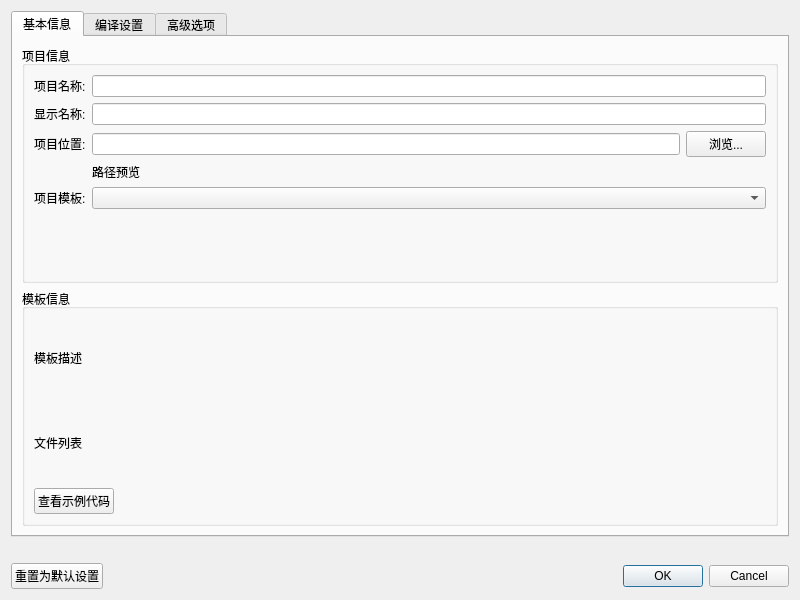
<?xml version="1.0" encoding="UTF-8"?>
<ui version="4.0">
 <class>ProjectCreationDialog</class>
 <widget class="QDialog" name="ProjectCreationDialog">
  <property name="geometry">
   <rect>
    <x>0</x>
    <y>0</y>
    <width>800</width>
    <height>600</height>
   </rect>
  </property>
  <property name="windowTitle">
   <string>创建新项目</string>
  </property>
  <layout class="QVBoxLayout" name="verticalLayout">
   <item>
    <widget class="QTabWidget" name="tabWidget">
     <property name="currentIndex">
      <number>0</number>
     </property>
     <widget class="QWidget" name="basicTab">
      <attribute name="title">
       <string>基本信息</string>
      </attribute>
      <layout class="QVBoxLayout" name="verticalLayout_2">
       <item>
        <widget class="QGroupBox" name="projectInfoGroupBox">
         <property name="title">
          <string>项目信息</string>
         </property>
         <layout class="QFormLayout" name="formLayout">
          <item row="0" column="0">
           <widget class="QLabel" name="projectNameLabel">
            <property name="text">
             <string>项目名称:</string>
            </property>
           </widget>
          </item>
          <item row="0" column="1">
           <layout class="QHBoxLayout" name="horizontalLayout">
            <item>
             <widget class="QLineEdit" name="projectNameLineEdit"/>
            </item>
           </layout>
          </item>
          <item row="1" column="0">
           <widget class="QLabel" name="displayNameLabel">
            <property name="text">
             <string>显示名称:</string>
            </property>
           </widget>
          </item>
          <item row="1" column="1">
           <widget class="QLineEdit" name="displayNameLineEdit"/>
          </item>
          <item row="2" column="0">
           <widget class="QLabel" name="locationLabel">
            <property name="text">
             <string>项目位置:</string>
            </property>
           </widget>
          </item>
          <item row="2" column="1">
           <layout class="QHBoxLayout" name="horizontalLayout_2">
            <item>
             <widget class="QLineEdit" name="locationLineEdit"/>
            </item>
            <item>
             <widget class="QPushButton" name="browseButton">
              <property name="text">
               <string>浏览...</string>
              </property>
             </widget>
            </item>
           </layout>
          </item>
          <item row="3" column="1">
           <widget class="QLabel" name="pathPreviewLabel">
            <property name="text">
             <string>路径预览</string>
            </property>
            <property name="wordWrap">
             <bool>true</bool>
            </property>
           </widget>
          </item>
          <item row="4" column="0">
           <widget class="QLabel" name="templateLabel">
            <property name="text">
             <string>项目模板:</string>
            </property>
           </widget>
          </item>
          <item row="4" column="1">
           <widget class="QComboBox" name="templateComboBox"/>
          </item>
         </layout>
        </widget>
       </item>
       <item>
        <widget class="QGroupBox" name="templateInfoGroupBox">
         <property name="title">
          <string>模板信息</string>
         </property>
         <layout class="QVBoxLayout" name="verticalLayout_3">
          <item>
           <widget class="QLabel" name="templateDescriptionLabel">
            <property name="text">
             <string>模板描述</string>
            </property>
            <property name="wordWrap">
             <bool>true</bool>
            </property>
           </widget>
          </item>
          <item>
           <widget class="QLabel" name="templateFilesLabel">
            <property name="text">
             <string>文件列表</string>
            </property>
            <property name="wordWrap">
             <bool>true</bool>
            </property>
           </widget>
          </item>
          <item>
           <layout class="QHBoxLayout" name="horizontalLayout_3">
            <item>
             <widget class="QPushButton" name="exampleCodeButton">
              <property name="text">
               <string>查看示例代码</string>
              </property>
             </widget>
            </item>
            <item>
             <spacer name="horizontalSpacer">
              <property name="orientation">
               <enum>Qt::Horizontal</enum>
              </property>
              <property name="sizeHint" stdset="0">
               <size>
                <width>40</width>
                <height>20</height>
               </size>
              </property>
             </spacer>
            </item>
           </layout>
          </item>
         </layout>
        </widget>
       </item>
      </layout>
     </widget>
     <widget class="QWidget" name="compileTab">
      <attribute name="title">
       <string>编译设置</string>
      </attribute>
      <layout class="QVBoxLayout" name="verticalLayout_4">
       <item>
        <widget class="QGroupBox" name="compileModeGroupBox">
         <property name="title">
          <string>编译模式</string>
         </property>
         <layout class="QVBoxLayout" name="verticalLayout_5">
          <item>
           <widget class="QRadioButton" name="simpleModeRadioButton">
            <property name="text">
             <string>简单模式 (推荐初学者使用，自动配置最佳编译选项)</string>
            </property>
            <property name="checked">
             <bool>true</bool>
            </property>
           </widget>
          </item>
          <item>
           <widget class="QRadioButton" name="advancedModeRadioButton">
            <property name="text">
             <string>高级模式 (允许自定义所有编译选项，适合有经验的学习者)</string>
            </property>
           </widget>
          </item>
         </layout>
        </widget>
       </item>
       <item>
        <widget class="QGroupBox" name="advancedConfigGroupBox">
         <property name="title">
          <string>高级编译配置</string>
         </property>
         <property name="checkable">
          <bool>false</bool>
         </property>
         <layout class="QFormLayout" name="formLayout_2">
          <item row="0" column="0">
           <widget class="QLabel" name="compilerLabel">
            <property name="text">
             <string>编译器:</string>
            </property>
           </widget>
          </item>
          <item row="0" column="1">
           <widget class="QComboBox" name="compilerComboBox"/>
          </item>
          <item row="1" column="0">
           <widget class="QLabel" name="cppStandardLabel">
            <property name="text">
             <string>C++标准:</string>
            </property>
           </widget>
          </item>
          <item row="1" column="1">
           <widget class="QComboBox" name="cppStandardComboBox"/>
          </item>
          <item row="2" column="0">
           <widget class="QLabel" name="optimizationLabel">
            <property name="text">
             <string>优化级别:</string>
            </property>
           </widget>
          </item>
          <item row="2" column="1">
           <widget class="QComboBox" name="optimizationComboBox"/>
          </item>
          <item row="3" column="0">
           <widget class="QLabel" name="warningLevelLabel">
            <property name="text">
             <string>警告级别:</string>
            </property>
           </widget>
          </item>
          <item row="3" column="1">
           <widget class="QComboBox" name="warningLevelComboBox"/>
          </item>
          <item row="4" column="0">
           <widget class="QLabel" name="debugInfoLabel">
            <property name="text">
             <string>调试信息:</string>
            </property>
           </widget>
          </item>
          <item row="4" column="1">
           <widget class="QCheckBox" name="debugInfoCheckBox">
            <property name="text">
             <string>包含调试信息 (便于调试程序)</string>
            </property>
            <property name="checked">
             <bool>true</bool>
            </property>
           </widget>
          </item>
         </layout>
        </widget>
       </item>
       <item>
        <widget class="QPushButton" name="advancedConfigButton">
         <property name="text">
          <string>更多高级配置...</string>
         </property>
        </widget>
       </item>
       <item>
        <spacer name="verticalSpacer">
         <property name="orientation">
          <enum>Qt::Vertical</enum>
         </property>
         <property name="sizeHint" stdset="0">
          <size>
           <width>20</width>
           <height>40</height>
          </size>
         </property>
        </spacer>
       </item>
      </layout>
     </widget>
     <widget class="QWidget" name="optionsTab">
      <attribute name="title">
       <string>高级选项</string>
      </attribute>
      <layout class="QVBoxLayout" name="verticalLayout_6">
       <item>
        <widget class="QGroupBox" name="advancedOptionsGroupBox">
         <property name="title">
          <string>项目选项</string>
         </property>
         <layout class="QVBoxLayout" name="verticalLayout_7">
          <item>
           <widget class="QCheckBox" name="autoOpenCheckBox">
            <property name="text">
             <string>创建后自动打开项目</string>
            </property>
            <property name="checked">
             <bool>true</bool>
            </property>
           </widget>
          </item>
          <item>
           <widget class="QCheckBox" name="createGitRepoCheckBox">
            <property name="text">
             <string>创建Git仓库 (需要安装Git)</string>
            </property>
           </widget>
          </item>
          <item>
           <widget class="QCheckBox" name="gitIgnoreCheckBox">
            <property name="text">
             <string>添加.gitignore文件 (忽略编译输出等文件)</string>
            </property>
            <property name="checked">
             <bool>true</bool>
            </property>
           </widget>
          </item>
         </layout>
        </widget>
       </item>
       <item>
        <spacer name="verticalSpacer_2">
         <property name="orientation">
          <enum>Qt::Vertical</enum>
         </property>
         <property name="sizeHint" stdset="0">
          <size>
           <width>20</width>
           <height>40</height>
          </size>
         </property>
        </spacer>
       </item>
      </layout>
     </widget>
    </widget>
   </item>
   <item>
    <widget class="QLabel" name="projectNameErrorLabel">
     <property name="text">
      <string/>
     </property>
     <property name="styleSheet">
      <string notr="true">color: red;</string>
     </property>
     <property name="visible">
      <bool>false</bool>
     </property>
    </widget>
   </item>
   <item>
    <layout class="QHBoxLayout" name="horizontalLayout_4">
     <item>
      <widget class="QPushButton" name="resetButton">
       <property name="text">
        <string>重置为默认设置</string>
       </property>
      </widget>
     </item>
     <item>
      <spacer name="horizontalSpacer_2">
       <property name="orientation">
        <enum>Qt::Horizontal</enum>
       </property>
       <property name="sizeHint" stdset="0">
        <size>
         <width>40</width>
         <height>20</height>
        </size>
       </property>
      </spacer>
     </item>
     <item>
      <widget class="QDialogButtonBox" name="buttonBox">
       <property name="orientation">
        <enum>Qt::Horizontal</enum>
       </property>
       <property name="standardButtons">
        <set>QDialogButtonBox::Cancel|QDialogButtonBox::Ok</set>
       </property>
      </widget>
     </item>
    </layout>
   </item>
  </layout>
 </widget>
 <resources/>
 <connections>
  <connection>
   <sender>buttonBox</sender>
   <signal>rejected()</signal>
   <receiver>ProjectCreationDialog</receiver>
   <slot>reject()</slot>
   <hints>
    <hint type="sourcelabel">
     <x>316</x>
     <y>260</y>
    </hint>
    <hint type="destinationlabel">
     <x>286</x>
     <y>274</y>
    </hint>
   </hints>
  </connection>
 </connections>
</ui>
